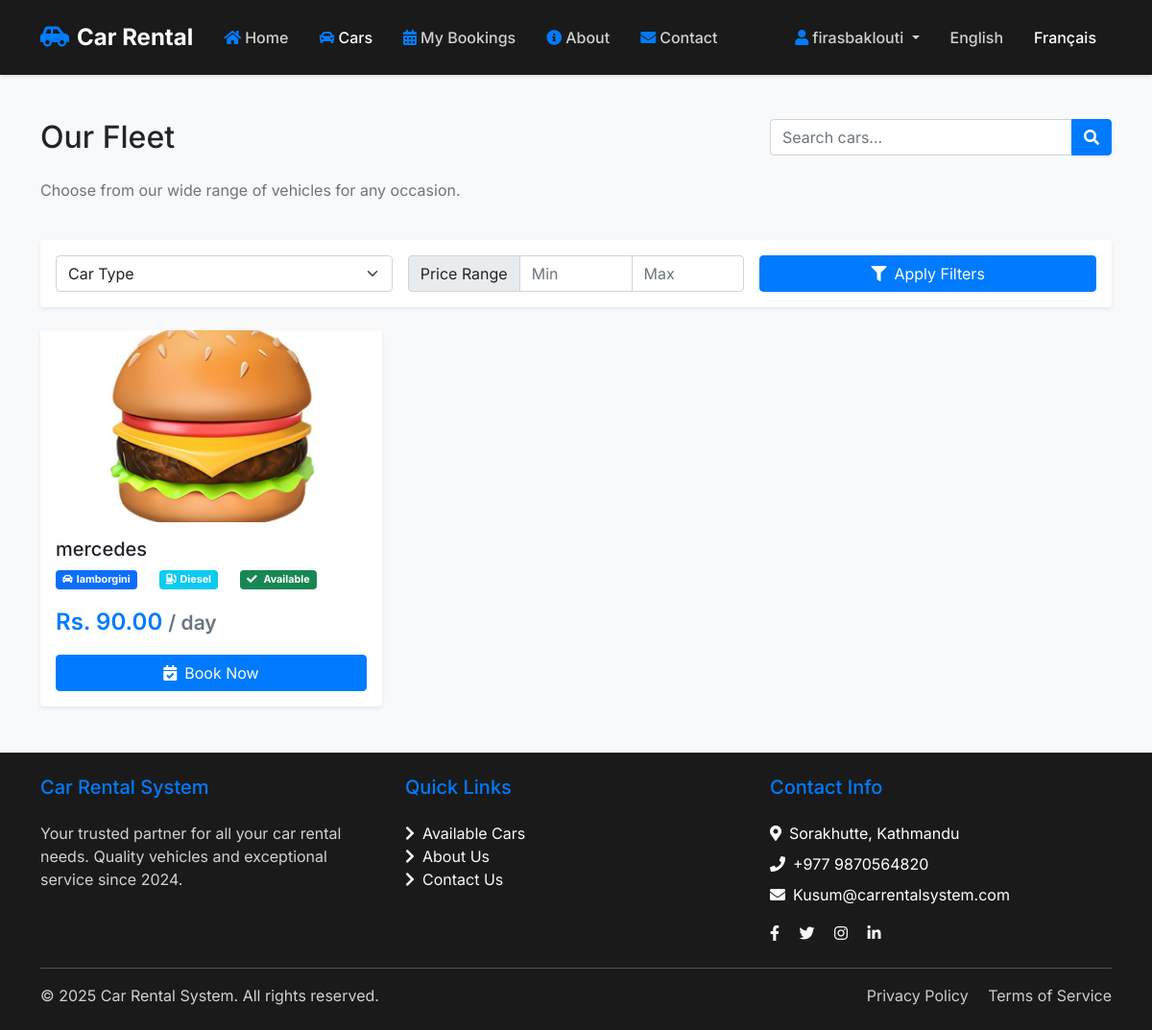
The app's page /cars.php (signed in) with its own data.
### tables this page shows
CREATE TABLE `cars` (
  `car_id` int(11) NOT NULL,
  `car_name` varchar(100) NOT NULL,
  `car_type` varchar(50) NOT NULL,
  `car_image` varchar(255) NOT NULL,
  `price` decimal(10,2) NOT NULL,
  `car_availability` enum('yes','no') NOT NULL DEFAULT 'yes',
  `fuel_type` varchar(50) NOT NULL
);

### includes/auth.php (called while the page is built, shortened)
<?php
function is_logged_in()
{
    return isset($_SESSION['logged_in']) && $_SESSION['logged_in'] === true;
}
function is_user_logged_in()
{
    return is_logged_in() && isset($_SESSION['role']) && $_SESSION['role'] === 'user';
}
?>

### cars.php (the view, shortened to what this page needs)
<?php
require_once 'includes/auth.php';
$conn = Connect();
$sql = "SELECT * FROM cars ORDER BY car_name";
$result = $conn->query($sql);
?>
<!DOCTYPE html>
<html lang="en">
<head>
    <?php include 'includes/header.php'; ?>
</head>
<body class="bg-light">
    <?php include 'includes/navigation.php'; ?>
    <div class="container py-5">
        <div class="row mb-4">
            <div class="col-md-8">
                <h2 class="mb-4">Our Fleet</h2>
                <p class="text-muted">Choose from our wide range of vehicles for any occasion.</p>
            </div>
            <div class="col-md-4">
                <div class="input-group">
                    <input type="text" class="form-control" id="searchCar" placeholder="Search cars...">
                    <button class="btn btn-primary" type="button">
                        <i class="fas fa-search"></i>
                    </button>
                </div>
            </div>
        </div>
        <div class="row mb-4">
            <div class="col-12">
                <div class="card shadow-sm">
                    <div class="card-body">
                        <div class="row g-3">
                            <div class="col-md-4">
                                <select class="form-select" id="carType">
                                    <option value="">Car Type</option>
                                </select>
                            </div>
                            <div class="col-md-4">
                                <div class="input-group">
                                    <span class="input-group-text">Price Range</span>
                                    <input type="number" class="form-control" id="minPrice" placeholder="Min">
                                    <input type="number" class="form-control" id="maxPrice" placeholder="Max">
                                </div>
                            </div>
                            <div class="col-md-4">
                                <button class="btn btn-primary w-100" id="applyFilters">
                                    <i class="fas fa-filter me-2"></i>Apply Filters
                                </button>
                            </div>
                        </div>
                    </div>
                </div>
            </div>
        </div>
        <div class="row row-cols-1 row-cols-md-3 g-4">
            <?php if ($result && $result->num_rows > 0): ?>
                <?php while($car = $result->fetch_assoc()): ?>
                    <div class="col">
                        <div class="card h-100 shadow-sm">
                            <?php if (!empty($car['car_image'])): ?>
                                <img src="<?php echo htmlspecialchars($car['car_image']); ?>"
                                     class="car-img-top"
                                     alt="<?php echo htmlspecialchars($car['car_name']); ?>">
                            <?php else: ?>
                                <img src="assets/img/cars/default.jpg"
                                     class="car-img-top"
                                     alt="Default car image">
                            <?php endif; ?>
                            <div class="card-body">
                                <h5 class="card-title"><?php echo htmlspecialchars($car['car_name']); ?></h5>
                                <div class="car-features mb-3">
                                    <span class="badge bg-primary me-2">
                                        <i class="fas fa-car me-1"></i><?php echo htmlspecialchars($car['car_type']); ?>
                                    </span>
                                    <span class="badge bg-info me-2">
                                        <i class="fas fa-gas-pump me-1"></i><?php echo htmlspecialchars($car['fuel_type'] ?? 'Petrol'); ?>
                                    </span>
                                    <span class="badge bg-<?php echo $car['car_availability'] === 'yes' ? 'success' : 'danger'; ?>">
                                        <i class="fas fa-<?php echo $car['car_availability'] === 'yes' ? 'check' : 'times'; ?> me-1"></i>
                                        <?php echo $car['car_availability'] === 'yes' ? 'Available' : 'Not Available'; ?>
                                    </span>
                                </div>
                                <div class="car-price mb-3">
                                    Rs. <?php echo number_format($car['price'], 2); ?> <small class="text-muted">/ day</small>
                                </div>
                                <?php if (is_user_logged_in()): ?>
                                    <a href="book.php?car_id=<?php echo $car['car_id']; ?>" class="btn btn-primary w-100">
                                        <i class="fas fa-calendar-check me-2"></i>Book Now
                                    </a>
                                <?php else: ?>
                                    <a href="login.php" class="btn btn-outline-primary w-100">
                                        <i class="fas fa-sign-in-alt me-2"></i>Login to Book
                                    </a>
                                <?php endif; ?>
                            </div>
                        </div>
                    </div>
                <?php endwhile; ?>
            <?php endif; ?>
        </div>
    </div>
    <?php include 'includes/footer.php'; ?>
</body>
</html>

### assets/css/style.css (style rules this page uses)
body { font-family: 'Inter', sans-serif; min-height: 100vh; display: flex; flex-direction: column; }
body { padding-top: 76px; }
.car-img-top { height: 200px; object-fit: cover; }
.car-features { display: flex; gap: 1rem; margin: 1rem 0; font-size: 0.9rem; }
.car-price { font-size: 1.5rem; font-weight: 600; color: #007bff; }
.card { transition: transform 0.2s; border: none; }
.btn-primary { background-color: #007bff; border-color: #007bff; }
.car-features { display: flex; gap: 15px; margin: 10px 0; }

### cars.php (style rules this page uses)
.car-img-top { width: 100%; height: 200px; object-fit: cover; object-position: center; }

### records on screen
cars: car_image (picture), car_name "mercedes", car_type "lamborgini", fuel_type "Diesel", car_availability "Available", price "90.00"

### other values on screen
__('Car Rental') "Car Rental"
__('Home') "Home"
__('Cars') "Cars"
__('My Bookings') "My Bookings"
__('About') "About"
__('Contact') "Contact"
$_SESSION['name'] "firasbaklouti"
__('Car Rental System') "Car Rental System"
__('Quick Links') "Quick Links"
__('Available Cars') "Available Cars"
__('About Us') "About Us"
__('Contact Us') "Contact Us"
__('Contact Info') "Contact Info"
__('Sorakhutte, Kathmandu') "Sorakhutte, Kathmandu"
__('All rights reserved.') "All rights reserved."
